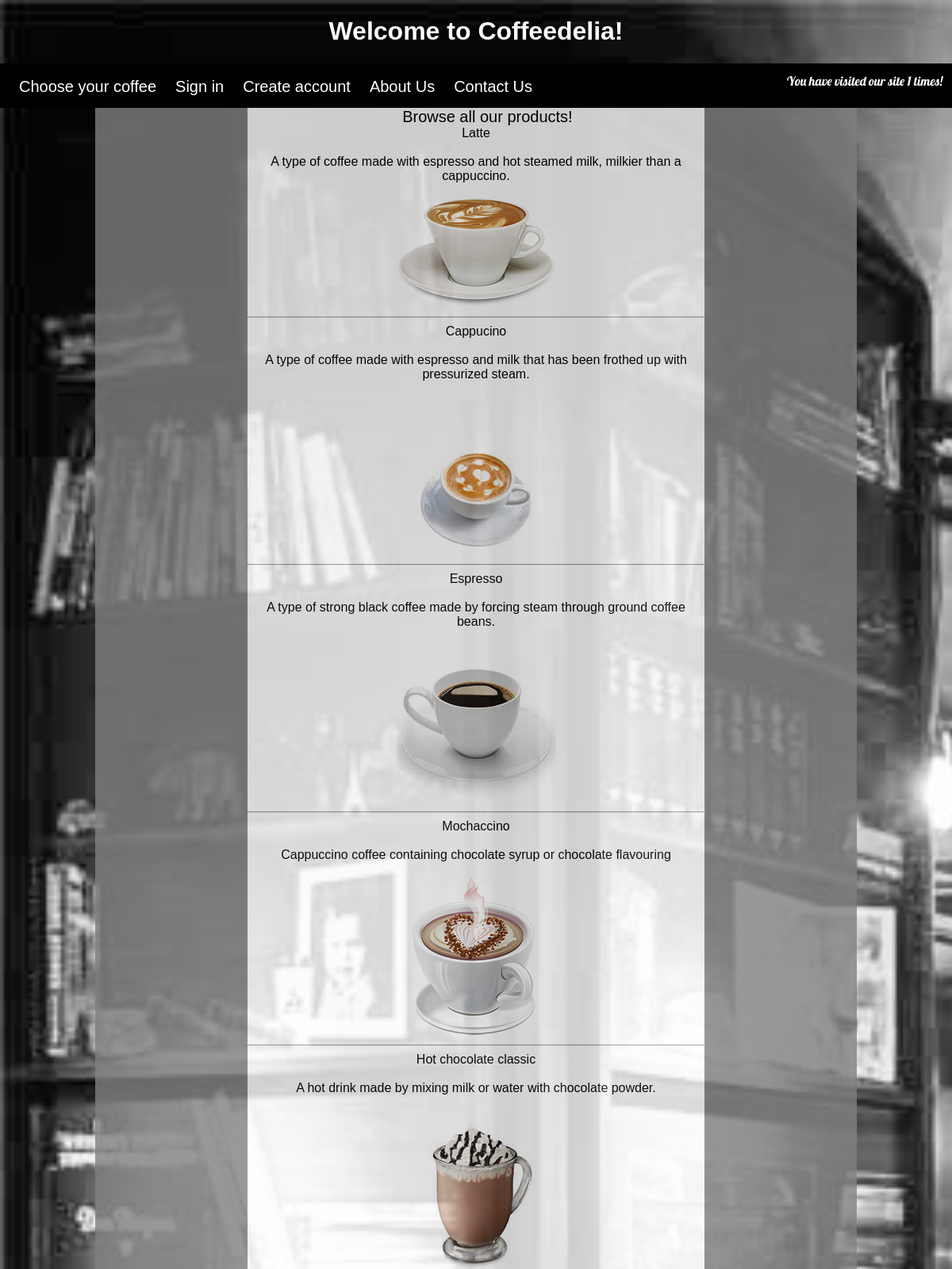
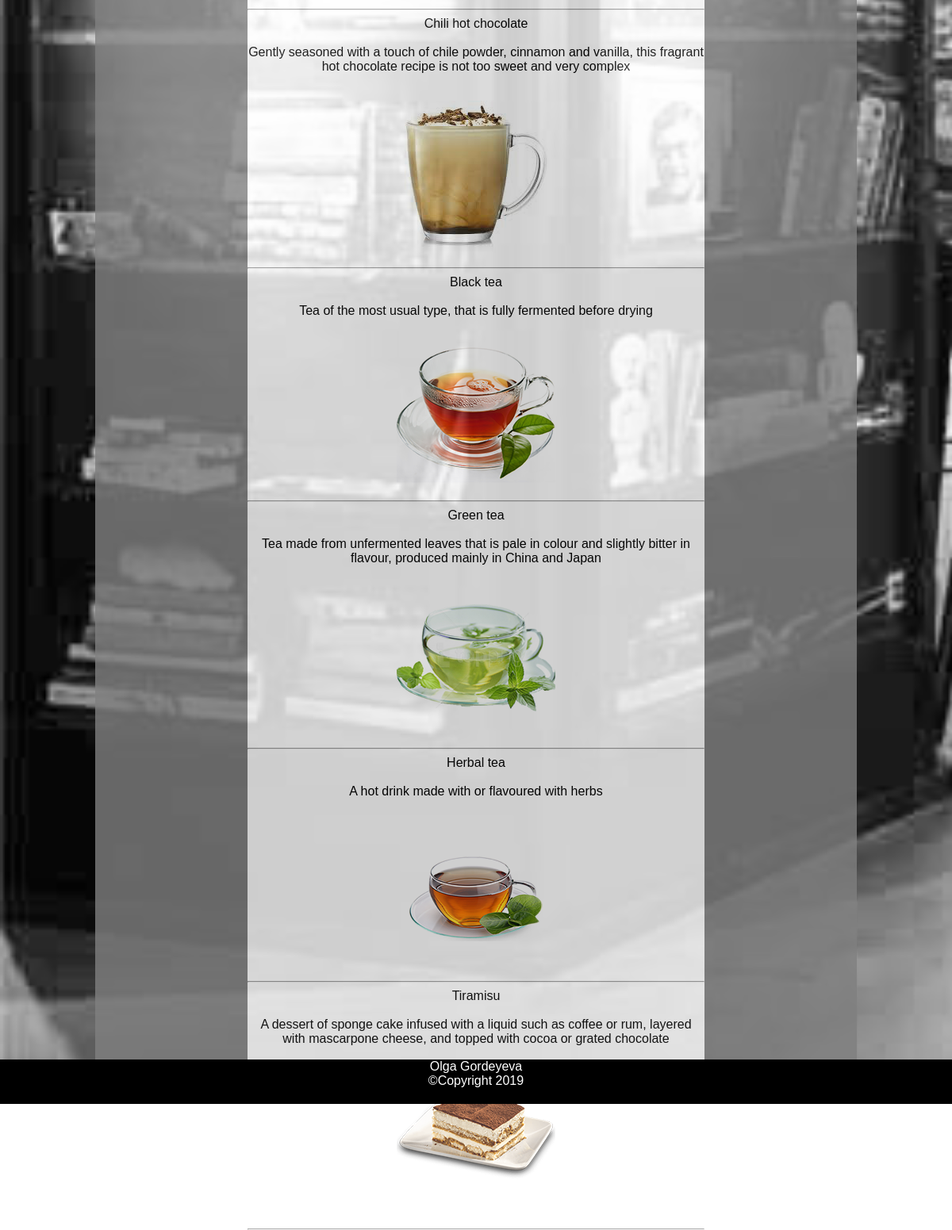
The page / on the database its author committed (2 pictures, top to bottom).
### tables this page shows
CREATE TABLE `navmenu` (
  `navMenuID` int(10) UNSIGNED NOT NULL,
  `pageID` int(10) UNSIGNED NOT NULL,
  `label` varchar(32) NOT NULL,
  `menuOrder` int(11) NOT NULL
);

CREATE TABLE `products` (
  `productId` int(10) UNSIGNED NOT NULL,
  `productType` int(10) UNSIGNED NOT NULL,
  `productName` varchar(25) NOT NULL,
  `description` varchar(150) NOT NULL,
  `image` varchar(50) NOT NULL
);

### include/sections/init.php (called while the page is built, shortened)
<?php
$host = '127.0.0.1';
$db   = 'site';
$charset = 'utf8mb4';
$dsn = "mysql:host=$host;dbname=$db;charset=$charset";
$user = 'db_user';
$pass = 'VecrofEyQfcu6H5g';
$options[PDO::ATTR_ERRMODE] = PDO::ERRMODE_EXCEPTION;
$options[PDO::ATTR_DEFAULT_FETCH_MODE] = PDO::FETCH_ASSOC;
$options[PDO::ATTR_EMULATE_PREPARES] = false;
try {
  $pdo = new PDO($dsn, $user, $pass, $options);
} catch (PDOException $e) {
  throw new PDOException($e->getMessage(), (int)$e->getCode());
}
$sql = 'SELECT * FROM page WHERE pageKey = ?';
$page_query = $pdo->prepare($sql);
if (isset($_GET['p'])) {
  $tmp = trim(strtolower(strip_tags($_GET['p'])));
  $page_query->execute([$tmp]);
  if ($page_query->rowCount() == 1) {
    $page = $tmp;
    $page_data = $page_query->fetch();
  } else {
    $page_query->execute(['home']);
    $page_data = $page_query->fetch();
  }
} else {
  $page_query->execute(['home']);
  $page_data = $page_query->fetch();
}
$sqlProduct = 'SELECT products.productName as `Product`, products.description AS `Description`, products.image,
producttype.productTypeName AS `Category`  FROM products
JOIN producttype on products.productType=producttype.productTypeId';
$query = $pdo->prepare($sqlProduct);
$query->execute();

### include/pages/home.php (the view)
<div class="wrap_products">
    <span class="coffee_choose">Browse all our products!</span>
    <?php
    require_once('include/sections/init.php');
    if (!empty($queryId)) {
      if ($queryId->rowCount() > 0) {
        echo '<div>';
        foreach ($queryId as $prodCat) {
          echo '<div class="product_title">' . $prodCat['Product'] . '</div><br>';
          echo '<div>' . $prodCat['Description'] . '</div><br>';
          echo  ' <img src="img/' . $prodCat['image'] . '"   />';
          echo   '<br>';
          echo "<hr>";
        }
        echo '</div>';
        echo '<p><a href="?p=products">Browse all products</a></p>';
      }
    } else {
      if ($query->rowCount() > 0) {
        echo '<div>';
        foreach ($query as $product) {
          echo '<div class="product_title">' . $product['Product'] . '</div><br>';
          echo '<div>' . $product['Description'] . '</div><br>';
          echo  ' <img src="img/' . $product['image'] . '"   />';
          echo   '<br>';
          echo "<hr>";
        }
        echo '</div>';
      }
    }
    ?>
</div>

### index.php (shortened to what this page needs)
<?php
require_once('include/classes/NavMenu.php');
require_once('include/sections/init.php');
?>
<!DOCTYPE html>
<html>
<head>
    <link rel="stylesheet" type="text/css" media="screen" href="main.css">
</head>
<body>
    <header>
        <?php
        include('include/sections/header.php');
        include('include/sections/menu.php');
        ?>
        <div class="wrapper ">
            <?php
            $fp = 'include/pages/' . $page_data['filename'];
            if (file_exists($fp)) {
              include($fp);
            }
            include('include/sections/footer.php');
            ?>

### include/sections/header.php
<a href="?p=home" class="a_welcome">
    <h1 class="welcome">Welcome to Coffeedelia!</h1>
</a>
</header>

### include/sections/menu.php
<?php
$menu = new NavMenu('main-menu');
$menu->loadData('SELECT label, pageKey as `key`, menuOrder as `order` FROM navmenu JOIN page ON navmenu.pageId = page.pageId');
$menu->setActive($page);
echo $menu;

### include/classes/NavMenu.php (shortened to what this page needs)
<?php
class NavMenu
{
  private $id;
  private $menuItems = array();
  public function __construct($id = 'mainnav', $rows = null)
  {
    $this->id = $id;
  }
  public function loadData($sql)
  {
    $pdo = $GLOBALS['pdo'];
    $this->loadRows($pdo->query($sql));
  }
  public function __toString()
  {
    $output = '<nav id="' . $this->id . '">';
    foreach ($this->menuItems as $item) {
      $output .= '<a class="' . ($item['active'] ? 'active' : 'inactive') . '" href="?p=' . $item['key'] . '">' .
        $item['label'] . '</a>';
    }
    $output .= include('include/sections/visit.php');
    $output .= '</nav>';
    return $output;
  }
  public function setActive($key = '')
  {
    foreach ($this->menuItems as $i => $item) {
      if ($item['key'] == $key) {
        $this->menuItems[$i]['active'] = true;
      } else {
        $this->menuItems[$i]['active'] = false;
      }
    }
  }
  public function addItem($key, $label, $order = 0)
  {
    $key = trim(strtolower(str_replace(' ', '', $key)));
    $this->menuItems[] = array(
      'key' => $key,
      'label' => $label,
      'order' => $order,
      'active' => false
    );
    usort($this->menuItems, function ($a, $b) {
      if ($a['order'] == $b['order']) {
        return 0;
      }
      if ($a['order'] > $b['order']) {
        return 1;
      }
      return -1;
    });
  }
}

### include/sections/visit.php (shortened to what this page needs)
<div class="visit">
    <?php
    $visit = 0;
    $visit++;
    ?>
    <div class="visited">
        <?php
        echo "You have visited our site $visit times!";
        ?>
    </div>
</div>

### include/sections/footer.php
</div>
<footer>
    <div class="footer">
        <span class="text_footer">Olga Gordeyeva</span><br>
        <span class="text_footer">&copy;Copyright 2019</span>
    </div>
</footer>
</body>
</html>

### main.css (style rules this page uses)
body { margin: 0; background-image: url("img/main_background1.jpg"); background-repeat: no-repeat; background-size: cover; font-family: "Franklin Gothic Medium", "Arial Narrow", Arial, sans-serif; }
nav > a { display: inline-block; text-decoration: none; color: white; font-family: "Franklin Gothic Medium", "Arial Narrow", Arial, sans-serif; font-size: 20px; margin-top: 1.5%; margin-left: 2%; }
a.a_welcome { text-decoration: none; color: white; text-align: center; }
nav { background-color: black; height: 7vh; }
.wrapper { width: 80%; background-color: grey; opacity: 0.8; height: 350vh; margin: 0 auto; }
.footer { background-color: black; height: 7vh; position: relative; bottom: 0; }
.text_footer { color: white; text-align: center; }
.coffee_choose { margin-left: 5%; margin-top: 5%; margin-bottom: 5%; color: black; font-size: 2.5vh; font-family: "Franklin Gothic Medium", "Arial Narrow", Arial, sans-serif; }
.footer { text-align: center; }
.visited { font-family: "Lobster"; font-size: 2vh; color: white; float: right; margin: 1%; }
.wrap_products { text-align: center; margin: 0 auto; background-color: white; width: 60%; }
.product_title { font-family: "Franklin Gothic Medium", "Arial Narrow", Arial, sans-serif; font-size: 2vh; }

### rows shown on the page
navmenu: label "Choose your coffee"
navmenu: label "Sign in"
navmenu: label "Create account"
navmenu: label "About Us"
navmenu: label "Contact Us"
products: productName "Latte", description "A type of coffee made with espresso and hot steamed milk, milkier than a cappuccino.", image (picture)
products: productName "Cappucino", description "A type of coffee made with espresso and milk that has been frothed up with pressurized steam.", image (picture)
products: productName "Espresso", description "A type of strong black coffee made by forcing steam through ground coffee beans.", image (picture)
products: productName "Mochaccino", description "Cappuccino coffee containing chocolate syrup or chocolate flavouring", image (picture)
products: productName "Hot chocolate classic", description "A hot drink made by mixing milk or water with chocolate powder.", image (picture)
products: productName "Chili hot chocolate", description "Gently seasoned with a touch of chile powder, cinnamon and vanilla, this fragrant hot chocolate recipe is not too sweet and very complex", image (picture)
products: productName "Black tea", description "Tea of the most usual type, that is fully fermented before drying", image (picture)
products: productName "Green tea", description "Tea made from unfermented leaves that is pale in colour and slightly bitter in flavour, produced mainly in China and Japan", image (picture)
products: productName "Herbal tea", description "A hot drink made with or flavoured with herbs", image (picture)
products: productName "Tiramisu", description "A dessert of sponge cake infused with a liquid such as coffee or rum, layered with mascarpone cheese, and topped with cocoa or grated chocolate", image (picture)

### other values the page prints
$visit "1"
